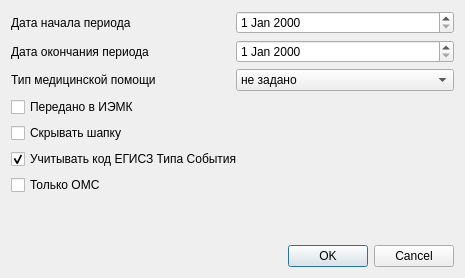
<?xml version="1.0" encoding="UTF-8"?>
<ui version="4.0">
 <class>ReportEventCasesVerificationSetup</class>
 <widget class="QDialog" name="ReportEventCasesVerificationSetup">
  <property name="geometry">
   <rect>
    <x>0</x>
    <y>0</y>
    <width>465</width>
    <height>278</height>
   </rect>
  </property>
  <property name="windowTitle">
   <string>Dialog</string>
  </property>
  <layout class="QGridLayout" name="gridLayout">
   <item row="7" column="0" colspan="2">
    <spacer name="verticalSpacer">
     <property name="orientation">
      <enum>Qt::Vertical</enum>
     </property>
     <property name="sizeHint" stdset="0">
      <size>
       <width>20</width>
       <height>40</height>
      </size>
     </property>
    </spacer>
   </item>
   <item row="3" column="0" colspan="2">
    <widget class="QCheckBox" name="chkSendIEMK">
     <property name="text">
      <string>Передано в ИЭМК</string>
     </property>
    </widget>
   </item>
   <item row="1" column="0">
    <widget class="QLabel" name="lblEndDate">
     <property name="text">
      <string>Дата окончания периода</string>
     </property>
    </widget>
   </item>
   <item row="2" column="1">
    <widget class="QComboBox" name="cmbAidType">
     <item>
      <property name="text">
       <string>не задано</string>
      </property>
     </item>
     <item>
      <property name="text">
       <string>амбулаторный</string>
      </property>
     </item>
     <item>
      <property name="text">
       <string>стационарный</string>
      </property>
     </item>
    </widget>
   </item>
   <item row="0" column="1">
    <widget class="CDateEdit" name="edtBegDate"/>
   </item>
   <item row="0" column="0">
    <widget class="QLabel" name="lblBegDate">
     <property name="text">
      <string>Дата начала периода</string>
     </property>
    </widget>
   </item>
   <item row="1" column="1">
    <widget class="CDateEdit" name="edtEndDate"/>
   </item>
   <item row="2" column="0">
    <widget class="QLabel" name="lblAidType">
     <property name="text">
      <string>Тип медицинской помощи</string>
     </property>
    </widget>
   </item>
   <item row="8" column="0" colspan="2">
    <widget class="QDialogButtonBox" name="buttonBox">
     <property name="orientation">
      <enum>Qt::Horizontal</enum>
     </property>
     <property name="standardButtons">
      <set>QDialogButtonBox::Cancel|QDialogButtonBox::Ok</set>
     </property>
    </widget>
   </item>
   <item row="4" column="0" colspan="2">
    <widget class="QCheckBox" name="chkHideHeader">
     <property name="text">
      <string>Скрывать шапку</string>
     </property>
    </widget>
   </item>
   <item row="5" column="0" colspan="2">
    <widget class="QCheckBox" name="chkCompareUsishCode">
     <property name="text">
      <string>Учитывать код ЕГИСЗ Типа События</string>
     </property>
     <property name="checked">
      <bool>true</bool>
     </property>
    </widget>
   </item>
   <item row="6" column="0" colspan="2">
    <widget class="QCheckBox" name="chkOnlyOMC">
     <property name="text">
      <string>Только ОМС</string>
     </property>
    </widget>
   </item>
  </layout>
 </widget>
 <customwidgets>
  <customwidget>
   <class>CDateEdit</class>
   <extends>QDateEdit</extends>
   <header>library.DateEdit</header>
  </customwidget>
 </customwidgets>
 <tabstops>
  <tabstop>edtBegDate</tabstop>
  <tabstop>edtEndDate</tabstop>
  <tabstop>cmbAidType</tabstop>
  <tabstop>chkSendIEMK</tabstop>
  <tabstop>chkHideHeader</tabstop>
  <tabstop>chkCompareUsishCode</tabstop>
  <tabstop>chkOnlyOMC</tabstop>
  <tabstop>buttonBox</tabstop>
 </tabstops>
 <resources/>
 <connections>
  <connection>
   <sender>buttonBox</sender>
   <signal>accepted()</signal>
   <receiver>ReportEventCasesVerificationSetup</receiver>
   <slot>accept()</slot>
   <hints>
    <hint type="sourcelabel">
     <x>248</x>
     <y>254</y>
    </hint>
    <hint type="destinationlabel">
     <x>157</x>
     <y>274</y>
    </hint>
   </hints>
  </connection>
  <connection>
   <sender>buttonBox</sender>
   <signal>rejected()</signal>
   <receiver>ReportEventCasesVerificationSetup</receiver>
   <slot>reject()</slot>
   <hints>
    <hint type="sourcelabel">
     <x>316</x>
     <y>260</y>
    </hint>
    <hint type="destinationlabel">
     <x>286</x>
     <y>274</y>
    </hint>
   </hints>
  </connection>
 </connections>
</ui>
